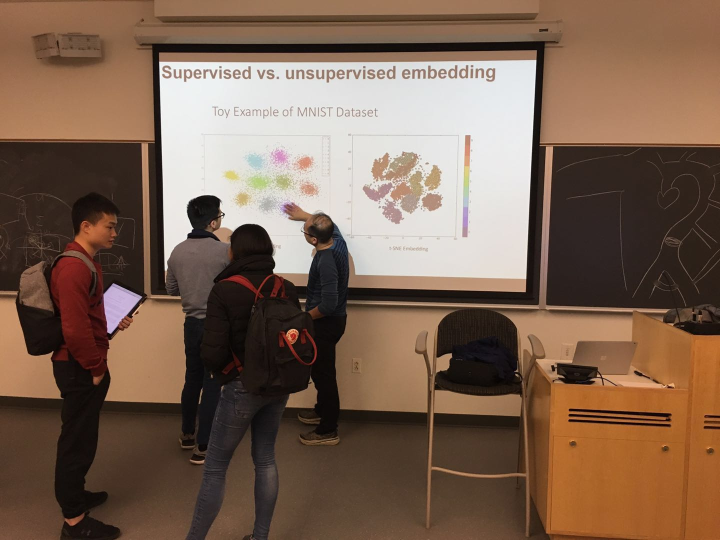
#> input picture test_img/1L.jpg, 1440 x 1080 px (shown at 1/2 size)
$ python stitching.py
#> lines starting #> are read from the running program, lines starting #| are printed output that depends on the picture; pictures that were not available may be replaced by others from this repository, and a replacement may not be noted
'''
  File name: stitching.py
'''

# libs
import numpy as np
import matplotlib.pyplot as plt
import os
from scipy import signal
from PIL import Image
from skimage.feature import peak_local_max
from scipy.ndimage.interpolation import geometric_transform, map_coordinates
import cv2

# files
from corner_detector import corner_detector
from anms import anms
from feat_desc import feat_desc
from feat_match import feat_match
from ransac_est_homography import ransac_est_homography
from mymosaic import mymosaic

# constants
ERROR_THRESH = 0.5

'''
  Convert RGB image to gray one manually
  - Input I_rgb: 3-dimensional rgb image
  - Output I_gray: 2-dimensional grayscale image
'''
def rgb2gray(I_rgb):
  r, g, b = I_rgb[:, :, 0], I_rgb[:, :, 1], I_rgb[:, :, 2]
  I_gray = 0.2989 * r + 0.5870 * g + 0.1140 * b
  return I_gray

# Image blending script:
def stitching():

    # load images
    print("Opening images...")

    sample1 = np.array(Image.open("test_img/1L.jpg").convert('RGB'))
#> sample1 is the input picture: shape (1080, 1440, 3); mean R, G, B 123.4, 98.5, 81.5
    sample2 = np.array(Image.open("test_img/1M.jpg").convert('RGB'))
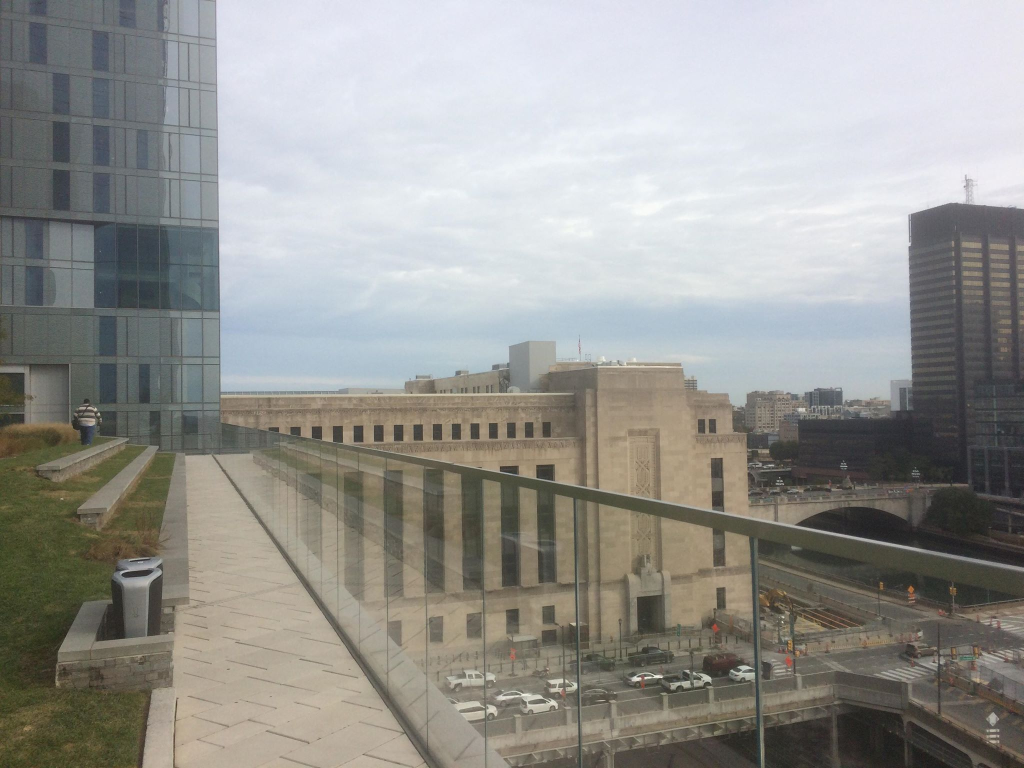
#> input picture images/philly-1.jpg, 2048 x 1536 px, given in place of 1M.jpg, which was not available (shown at 1/2 size)
#> sample2 is the input picture: shape (1536, 2048, 3); mean R, G, B 150.6, 150.2, 146.5
    sample3 = np.array(Image.open("test_img/1R.jpg").convert('RGB'))
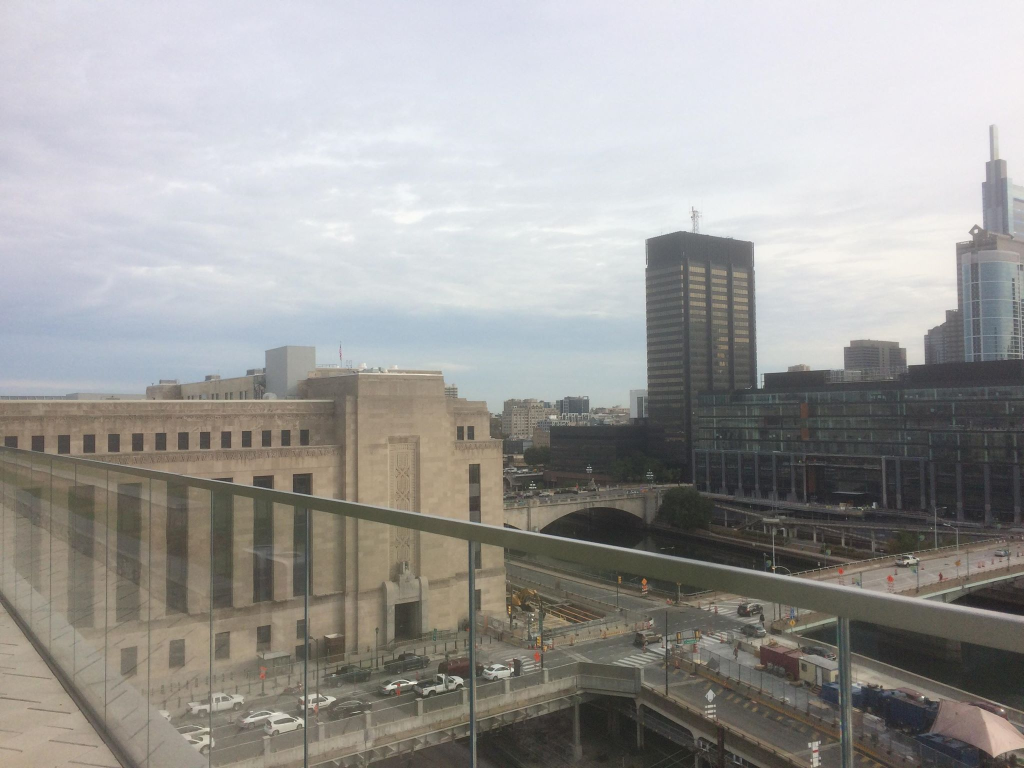
#> input picture images/philly-2.jpg, 2048 x 1536 px, given in place of 1R.jpg, which was not available (shown at 1/2 size)
#> sample3 is the input picture: shape (1536, 2048, 3); mean R, G, B 157.6, 156.4, 154.5

    philly1 = np.array(Image.open("images/philly-3.jpg").convert('RGB'))
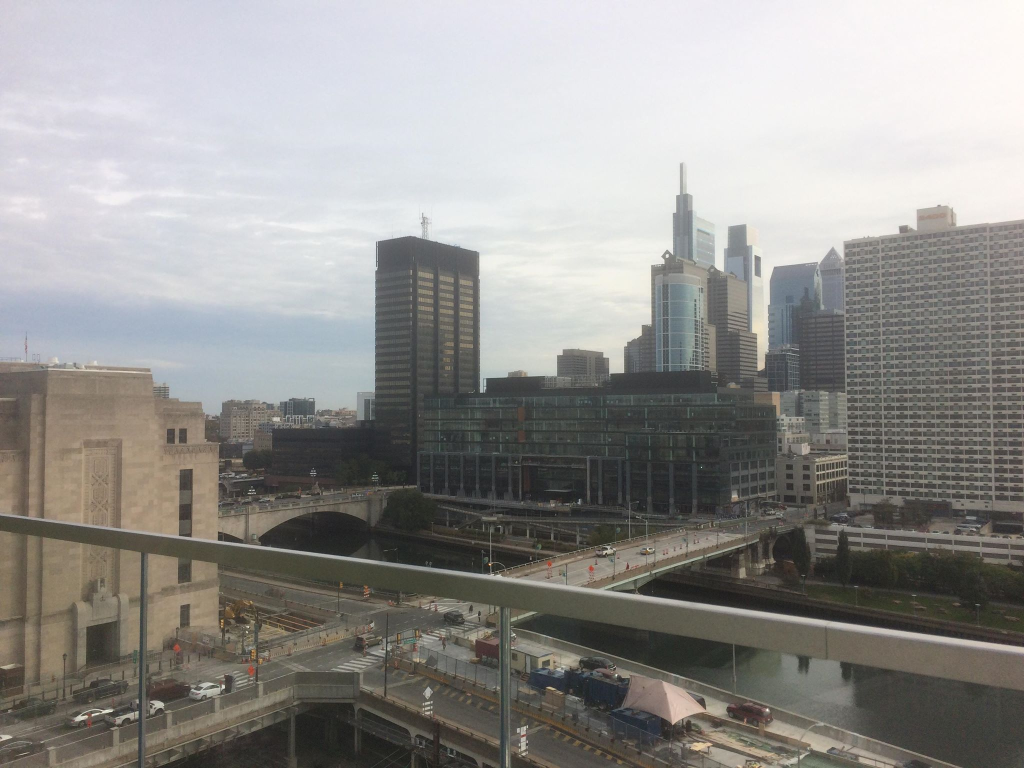
#> input picture images/philly-3.jpg, 2048 x 1536 px (shown at 1/2 size)
#> philly1 is the input picture: shape (1536, 2048, 3); mean R, G, B 147.3, 145.9, 143.2
    philly2 = np.array(Image.open("images/philly-4.jpg").convert('RGB'))
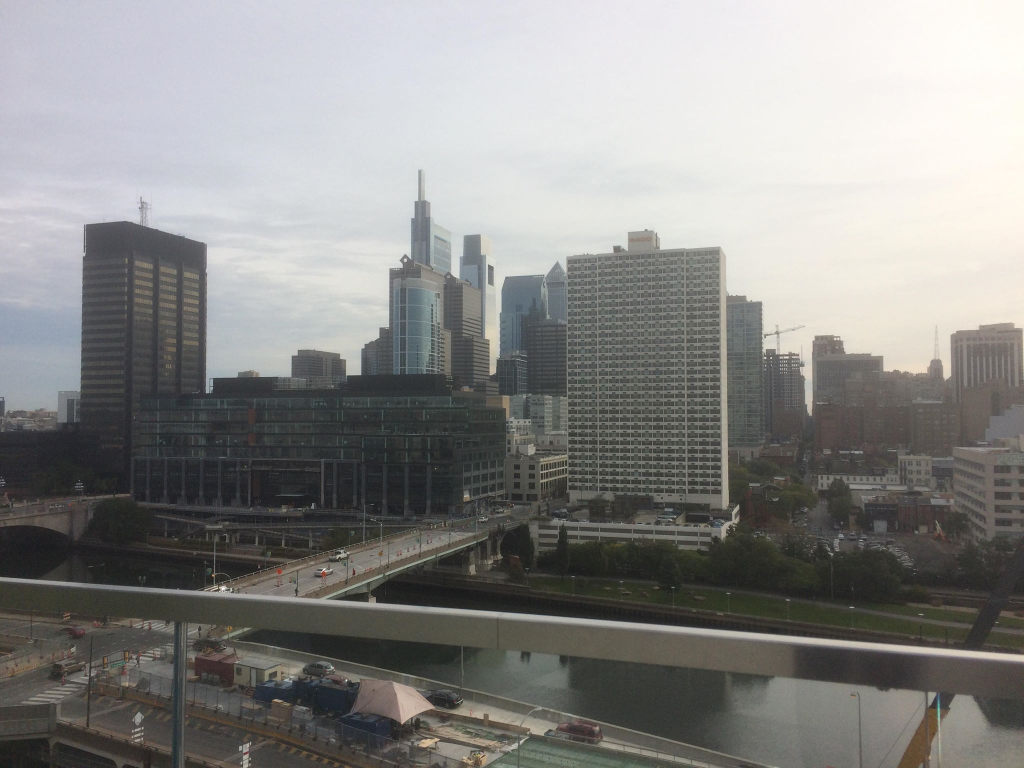
#> input picture images/philly-4.jpg, 2048 x 1536 px (shown at 1/2 size)
#> philly2 is the input picture: shape (1536, 2048, 3); mean R, G, B 137.1, 136.7, 134.8
    philly3 = np.array(Image.open("images/philly-5.jpg").convert('RGB'))
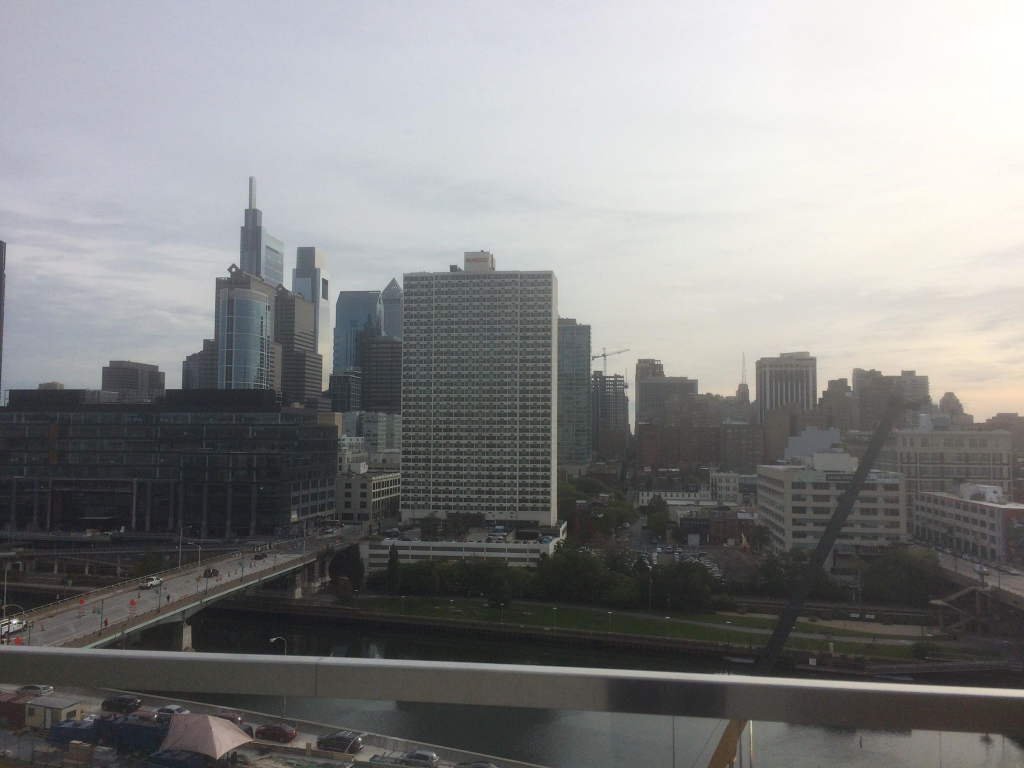
#> input picture images/philly-5.jpg, 2048 x 1536 px (shown at 1/2 size)
#> philly3 is the input picture: shape (1536, 2048, 3); mean R, G, B 133.1, 133.5, 133.3


    # First mosaic: sample pics
#> (the run stopped early here; a loop or call above may not have finished)
